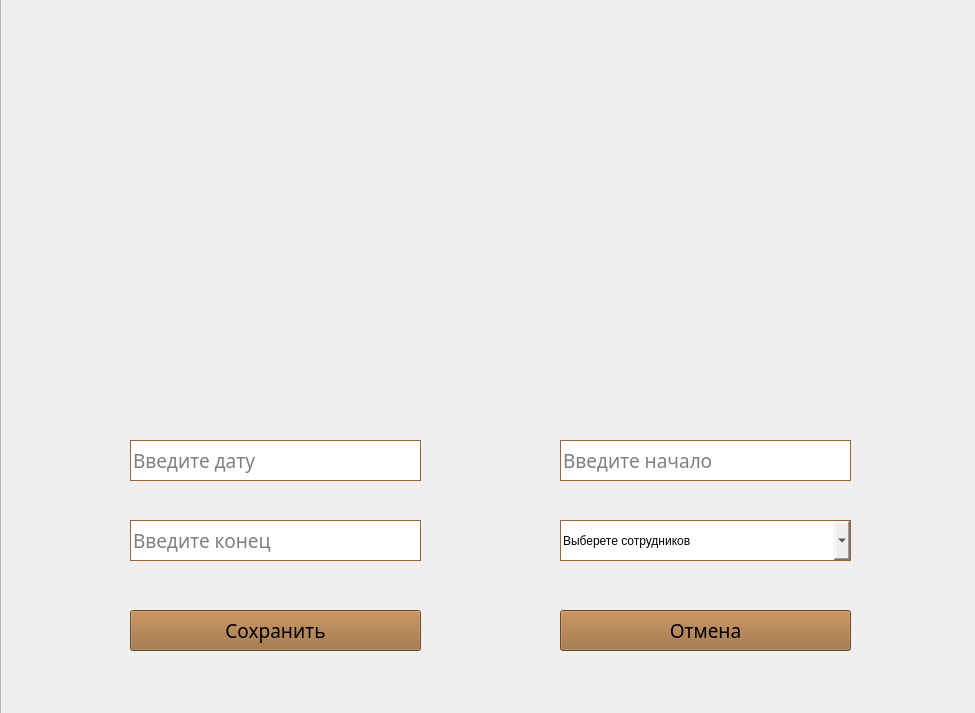
<?xml version="1.0" encoding="UTF-8"?>
<ui version="4.0">
 <class>createShiftModal</class>
 <widget class="QWidget" name="createShiftModal">
  <property name="geometry">
   <rect>
    <x>0</x>
    <y>0</y>
    <width>975</width>
    <height>713</height>
   </rect>
  </property>
  <property name="windowTitle">
   <string>Создание смены</string>
  </property>
  <widget class="QFrame" name="modalStaff">
   <property name="geometry">
    <rect>
     <x>0</x>
     <y>-10</y>
     <width>991</width>
     <height>731</height>
    </rect>
   </property>
   <property name="autoFillBackground">
    <bool>true</bool>
   </property>
   <property name="frameShape">
    <enum>QFrame::StyledPanel</enum>
   </property>
   <property name="frameShadow">
    <enum>QFrame::Raised</enum>
   </property>
   <widget class="QLineEdit" name="dateInput">
    <property name="geometry">
     <rect>
      <x>130</x>
      <y>450</y>
      <width>291</width>
      <height>41</height>
     </rect>
    </property>
    <property name="font">
     <font>
      <family>Sans Serif Collection</family>
      <pointsize>14</pointsize>
     </font>
    </property>
    <property name="styleSheet">
     <string notr="true">border: 1px solid rgb(153, 102, 51);</string>
    </property>
    <property name="inputMethodHints">
     <set>Qt::ImhNone</set>
    </property>
    <property name="text">
     <string/>
    </property>
    <property name="placeholderText">
     <string>Введите дату</string>
    </property>
   </widget>
   <widget class="QLineEdit" name="endDateInput">
    <property name="geometry">
     <rect>
      <x>130</x>
      <y>530</y>
      <width>291</width>
      <height>41</height>
     </rect>
    </property>
    <property name="font">
     <font>
      <family>Sans Serif Collection</family>
      <pointsize>14</pointsize>
     </font>
    </property>
    <property name="styleSheet">
     <string notr="true">border: 1px solid rgb(153, 102, 51);</string>
    </property>
    <property name="inputMethodHints">
     <set>Qt::ImhNone</set>
    </property>
    <property name="text">
     <string/>
    </property>
    <property name="placeholderText">
     <string>Введите конец</string>
    </property>
   </widget>
   <widget class="QLineEdit" name="startDateInput">
    <property name="geometry">
     <rect>
      <x>560</x>
      <y>450</y>
      <width>291</width>
      <height>41</height>
     </rect>
    </property>
    <property name="font">
     <font>
      <family>Sans Serif Collection</family>
      <pointsize>14</pointsize>
     </font>
    </property>
    <property name="styleSheet">
     <string notr="true">border: 1px solid rgb(153, 102, 51);</string>
    </property>
    <property name="inputMethodHints">
     <set>Qt::ImhNone</set>
    </property>
    <property name="text">
     <string/>
    </property>
    <property name="placeholderText">
     <string>Введите начало</string>
    </property>
   </widget>
   <widget class="QLabel" name="icon">
    <property name="geometry">
     <rect>
      <x>370</x>
      <y>60</y>
      <width>251</width>
      <height>291</height>
     </rect>
    </property>
    <property name="text">
     <string/>
    </property>
    <property name="textFormat">
     <enum>Qt::RichText</enum>
    </property>
    <property name="pixmap">
     <pixmap resource="C:/Users/p2200/Desktop/ПП/resource.qrc">:/assets/cafe_system\icon.png</pixmap>
    </property>
    <property name="scaledContents">
     <bool>true</bool>
    </property>
   </widget>
   <widget class="QPushButton" name="saveShiftModalButton">
    <property name="geometry">
     <rect>
      <x>130</x>
      <y>620</y>
      <width>291</width>
      <height>41</height>
     </rect>
    </property>
    <property name="font">
     <font>
      <family>Sans Serif Collection</family>
      <pointsize>14</pointsize>
     </font>
    </property>
    <property name="autoFillBackground">
     <bool>false</bool>
    </property>
    <property name="styleSheet">
     <string notr="true">background-color: rgb(153, 102, 51);</string>
    </property>
    <property name="text">
     <string>Сохранить</string>
    </property>
    <property name="autoDefault">
     <bool>false</bool>
    </property>
   </widget>
   <widget class="QPushButton" name="cancelShiftModalButton">
    <property name="geometry">
     <rect>
      <x>560</x>
      <y>620</y>
      <width>291</width>
      <height>41</height>
     </rect>
    </property>
    <property name="font">
     <font>
      <family>Sans Serif Collection</family>
      <pointsize>14</pointsize>
     </font>
    </property>
    <property name="autoFillBackground">
     <bool>false</bool>
    </property>
    <property name="styleSheet">
     <string notr="true">background-color: rgb(153, 102, 51);</string>
    </property>
    <property name="text">
     <string>Отмена</string>
    </property>
    <property name="autoDefault">
     <bool>false</bool>
    </property>
   </widget>
   <widget class="QComboBox" name="chooseStaff">
    <property name="geometry">
     <rect>
      <x>560</x>
      <y>530</y>
      <width>291</width>
      <height>41</height>
     </rect>
    </property>
    <property name="font">
     <font>
      <family>Sans Serif Collection</family>
      <pointsize>14</pointsize>
     </font>
    </property>
    <property name="styleSheet">
     <string notr="true">border: 1px solid rgb(153, 102, 51);</string>
    </property>
    <property name="editable">
     <bool>true</bool>
    </property>
    <property name="currentText">
     <string>Выберете сотрудников</string>
    </property>
   </widget>
  </widget>
 </widget>
 <resources>
  <include location="C:/Users/p2200/Desktop/ПП/resource.qrc"/>
 </resources>
 <connections>
  <connection>
   <sender>saveShiftModalButton</sender>
   <signal>clicked()</signal>
   <receiver>createShiftModal</receiver>
   <slot>close()</slot>
   <hints>
    <hint type="sourcelabel">
     <x>275</x>
     <y>630</y>
    </hint>
    <hint type="destinationlabel">
     <x>487</x>
     <y>356</y>
    </hint>
   </hints>
  </connection>
  <connection>
   <sender>cancelShiftModalButton</sender>
   <signal>clicked()</signal>
   <receiver>createShiftModal</receiver>
   <slot>close()</slot>
   <hints>
    <hint type="sourcelabel">
     <x>705</x>
     <y>630</y>
    </hint>
    <hint type="destinationlabel">
     <x>487</x>
     <y>356</y>
    </hint>
   </hints>
  </connection>
 </connections>
</ui>
